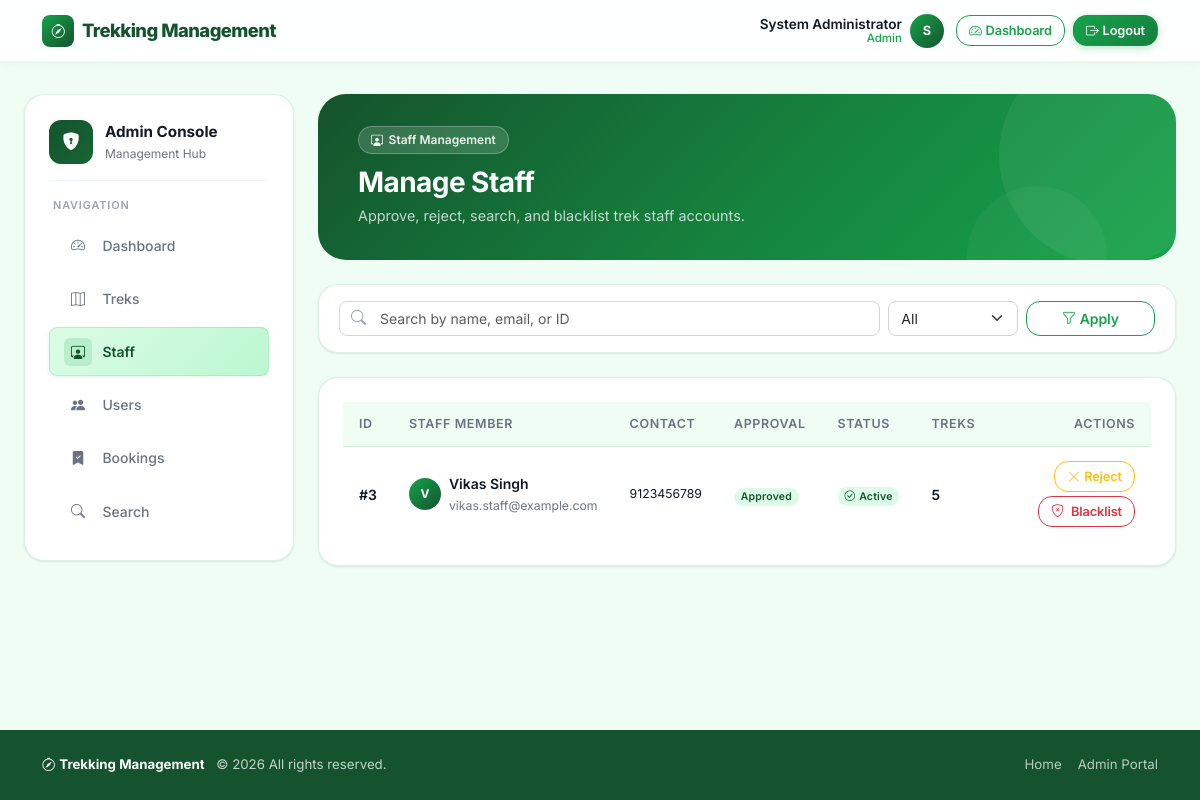
Screenshot of /admin/staff (signed in) with the database file from the repository.
### trekking_app/models.py (models this page shows, shortened)
class User(UserMixin, db.Model):
    __tablename__ = "users"
    id = db.Column(db.Integer, primary_key=True)
    full_name = db.Column(db.String(120), nullable=False)
    email = db.Column(db.String(255), unique=True, nullable=False, index=True)
    phone = db.Column(db.String(20), nullable=False)
    password_hash = db.Column(db.String(255), nullable=False)
    role = db.Column(db.String(20), nullable=False, default="user")
    approval_status = db.Column(db.String(20), nullable=False, default="approved")
    is_account_active = db.Column(db.Boolean, nullable=False, default=True)
    is_blacklisted = db.Column(db.Boolean, nullable=False, default=False)
    created_at = db.Column(db.DateTime, nullable=False, default=datetime.utcnow)
    updated_at = db.Column(
        db.DateTime,
        nullable=False,
        default=datetime.utcnow,
        onupdate=datetime.utcnow,
    )
    assigned_treks = db.relationship(
        "Trek",
        back_populates="assigned_staff",
        foreign_keys="Trek.assigned_staff_id",
        lazy="selectin",
    )
    bookings = db.relationship("Booking", back_populates="user", lazy="selectin")
    @property
    def is_staff_member(self):
        return self.role == "staff"

### trekking_app/admin/routes.py (the view)
@admin_bp.route("/staff")
@role_required("admin")
def staff_list():
    search_term = request.args.get("q", "").strip()
    status_filter = request.args.get("status", "all")
    query = User.query.filter_by(role="staff")
    if status_filter == "blacklisted":
        query = query.filter(User.is_blacklisted.is_(True))
    elif status_filter in {"pending", "approved", "rejected"}:
        query = query.filter(User.approval_status == status_filter)
    if search_term:
        query = apply_user_search(query, search_term)
    staff_members = query.order_by(User.created_at.desc()).all()
    return render_template(
        "admin/staff.html",
        current_section="staff",
        staff_members=staff_members,
        search_term=search_term,
        status_filter=status_filter,
    )

### trekking_app/auth/forms.py
class LogoutForm(FlaskForm):
    submit = SubmitField("Logout")

### trekking_app/__init__.py (called while the page is built)
def register_context_processors(app):
    @app.context_processor
    def inject_layout_helpers():
        from trekking_app.auth.forms import LogoutForm
        def trek_status_badge(status):
            mapping = {
                "open": "text-bg-success",
                "started": "text-bg-warning",
                "completed": "text-bg-secondary",
                "closed": "text-bg-light border",
                "archived": "text-bg-danger",
            }
            return mapping.get(status, "text-bg-light border")
        return {
            "logout_form": LogoutForm(),
            "get_dashboard_endpoint": get_dashboard_endpoint,
            "current_year": datetime.utcnow().year,
            "trek_status_badge": trek_status_badge,
        }

@login_manager.user_loader
def load_user(user_id):
    return db.session.get(User, int(user_id))

### trekking_app/templates/admin/staff.html (shortened to what this page needs)
{% extends "admin/layout.html" %}
{% block admin_content %}
<div class="page-header mb-4">
  <div style="position:relative;z-index:1;">
    <div class="page-header-tag"><i class="bi bi-person-workspace"></i> Staff Management</div>
    <h2 class="h3 fw-bold mb-1">Manage Staff</h2>
    <p class="page-header-subtitle mb-0">Approve, reject, search, and blacklist trek staff accounts.</p>
  </div>
</div>
<div class="search-bar mb-4">
  <form method="get" class="row g-2">
    <div class="col-md-8">
      <div class="input-group-icon">
        <input class="form-control" style="padding-left:2.5rem;" type="text" name="q" value="{{ search_term }}" placeholder="Search by name, email, or ID">
      </div>
    </div>
    <div class="col-md-2">
      <select class="form-select" name="status">
        <option value="all"         {% if status_filter == 'all' %}selected{% endif %}>All</option>
      </select>
    </div>
    <div class="col-md-2">
      <button class="btn btn-outline-success w-100" type="submit"><i class="bi bi-funnel me-1"></i>Apply</button>
    </div>
  </form>
</div>
{% if staff_members %}
  <div class="dashboard-card p-4">
    <div class="table-responsive">
      <table class="table mb-0">
        <thead>
          <tr>
            <th>ID</th><th>Staff Member</th><th>Contact</th><th>Approval</th><th>Status</th><th>Treks</th><th class="text-end">Actions</th>
          </tr>
        </thead>
        <tbody>
          {% for s in staff_members %}
          <tr>
            <td class="fw-semibold">#{{ s.id }}</td>
            <td>
              <div class="d-flex align-items-center gap-2">
                <div style="width:32px;height:32px;background:linear-gradient(135deg,var(--clr-primary),var(--clr-primary-darker));border-radius:50%;display:flex;align-items:center;justify-content:center;color:#fff;font-weight:700;font-size:0.75rem;flex-shrink:0;">
                  {{ s.full_name[0].upper() }}
                </div>
                <div>
                  <div class="fw-semibold">{{ s.full_name }}</div>
                  <div class="text-secondary small">{{ s.email }}</div>
                </div>
              </div>
            </td>
            <td class="small">{{ s.phone }}</td>
            <td>
              {% if s.approval_status == 'pending' %}
                <span class="badge" style="background:#fef3c7;color:#92400e;border:1px solid rgba(245,158,11,0.25);">Pending</span>
              {% elif s.approval_status == 'approved' %}
                <span class="badge status-open rounded-pill">Approved</span>
              {% else %}
                <span class="badge" style="background:#f1f5f9;color:#475569;">Rejected</span>
              {% endif %}
            </td>
            <td>
              {% if s.is_blacklisted %}
                <span class="badge" style="background:var(--clr-danger-light);color:#7f1d1d;border:1px solid rgba(239,68,68,0.25);">
                  <i class="bi bi-shield-x me-1"></i>Blacklisted
                </span>
              {% else %}
                <span class="badge status-open rounded-pill"><i class="bi bi-check-circle me-1"></i>Active</span>
              {% endif %}
            </td>
            <td><span class="fw-semibold">{{ s.assigned_treks|length }}</span></td>
            <td class="text-end">
              <div class="d-flex justify-content-end flex-wrap gap-1">
                {% if s.approval_status != 'rejected' %}
                  <form method="post" action="{{ url_for('admin.reject_staff', user_id=s.id) }}">
                    <button class="btn btn-outline-warning btn-sm" type="submit"><i class="bi bi-x-lg me-1"></i>Reject</button>
                  </form>
                {% endif %}
                <form method="post" action="{{ url_for('admin.toggle_staff_blacklist', user_id=s.id) }}">
                  <button class="btn btn-outline-danger btn-sm" type="submit">
                    <i class="bi bi-{% if s.is_blacklisted %}unlock{% else %}shield-x{% endif %} me-1"></i>
                    {% if s.is_blacklisted %}Unblacklist{% else %}Blacklist{% endif %}
                  </button>
                </form>
              </div>
            </td>
          </tr>
          {% endfor %}
        </tbody>
      </table>
    </div>
  </div>
{% else %}
  <div class="empty-state">
    <div class="empty-state-icon"><i class="bi bi-person-workspace"></i></div>
    <h5 class="fw-bold mb-2">No staff members found</h5>
    <p class="text-secondary small mb-0">New staff registrations will appear here for approval.</p>
  </div>
{% endif %}
{% endblock %}

### trekking_app/templates/base.html (shortened to what this page needs)
<!DOCTYPE html>
<html lang="en">
<head>
  <link rel="stylesheet" href="https://cdn.jsdelivr.net/npm/bootstrap@5.3.2/dist/css/bootstrap.min.css">
  <link rel="stylesheet" href="https://cdn.jsdelivr.net/npm/bootstrap-icons@1.11.3/font/bootstrap-icons.min.css">
  <link rel="stylesheet" href="{{ url_for('static', filename='css/app.css') }}">
</head>
<body>
<nav class="navbar navbar-expand-md">
  <div class="container-xl">
    <a class="navbar-brand" href="{{ url_for('main.home') }}">
      <span class="brand-icon"><i class="bi bi-compass"></i></span>
      Trekking Management
    </a>
    <div class="collapse navbar-collapse" id="mainNav">
      <div class="ms-auto d-flex align-items-center gap-2">
        {% if current_user.is_authenticated %}
          <div class="d-none d-md-flex align-items-center gap-2 me-1">
            <div class="navbar-user-info">
              <div class="user-name">{{ current_user.full_name }}</div>
              <div class="user-role">{{ current_user.role | title }}</div>
            </div>
            <div class="navbar-avatar">{{ current_user.full_name[0].upper() }}</div>
          </div>
          {% if current_user.role == 'admin' %}
            <a class="btn btn-outline-success btn-sm" href="{{ url_for('admin.dashboard') }}">
              <i class="bi bi-speedometer2 me-1"></i>Dashboard
            </a>
          {% elif current_user.role == 'staff' %}
            <a class="btn btn-outline-success btn-sm" href="{{ url_for('staff.dashboard') }}">
              <i class="bi bi-grid me-1"></i>Dashboard
            </a>
          {% else %}
            <a class="btn btn-outline-success btn-sm" href="{{ url_for('trekker.dashboard') }}">
              <i class="bi bi-grid me-1"></i>Dashboard
            </a>
          {% endif %}
          <form method="post" action="{{ url_for('auth.logout') }}" class="d-inline m-0">
            <button type="submit" class="btn btn-success btn-sm">
              <i class="bi bi-box-arrow-right me-1"></i>Logout
            </button>
          </form>
        {% else %}
          <a class="btn btn-outline-success btn-sm" href="{{ url_for('auth.login') }}">Login</a>
          <a class="btn btn-success btn-sm" href="{{ url_for('auth.register') }}">
            <i class="bi bi-person-plus me-1"></i>Register
          </a>
        {% endif %}
      </div>
    </div>
  </div>
</nav>
<main>
  <div class="content-wrapper">
    {% block content %}{% endblock %}
  </div>
</main>
<footer class="site-footer">
  <div class="container-xl">
    <div class="d-flex flex-column flex-md-row align-items-center justify-content-between gap-3">
      <div>
        <span class="footer-brand"><i class="bi bi-compass me-1"></i>Trekking Management</span>
        <span class="ms-2">© {{ current_year }} All rights reserved.</span>
      </div>
      <div class="d-flex gap-3">
        <a href="{{ url_for('main.home') }}">Home</a>
        {% if current_user.is_authenticated %}
          {% if current_user.role == 'admin' %}
            <a href="{{ url_for('admin.dashboard') }}">Admin Portal</a>
          {% elif current_user.role == 'staff' %}
            <a href="{{ url_for('staff.dashboard') }}">Staff Portal</a>
          {% else %}
            <a href="{{ url_for('trekker.browse_treks') }}">Browse Treks</a>
          {% endif %}
        {% else %}
          <a href="{{ url_for('auth.login') }}">Login</a>
          <a href="{{ url_for('auth.register') }}">Register</a>
        {% endif %}
      </div>
    </div>
  </div>
</footer>
</body>
</html>

### rows the page displays
User: full_name "System Administrator", role "Admin", full_name "S"
User: id "3", full_name "V", full_name "Vikas Singh", email "vikas.staff@example.com", phone "9123456789", approval_status "Approved", is_blacklisted False (drawn), assigned_treks|length "5"
